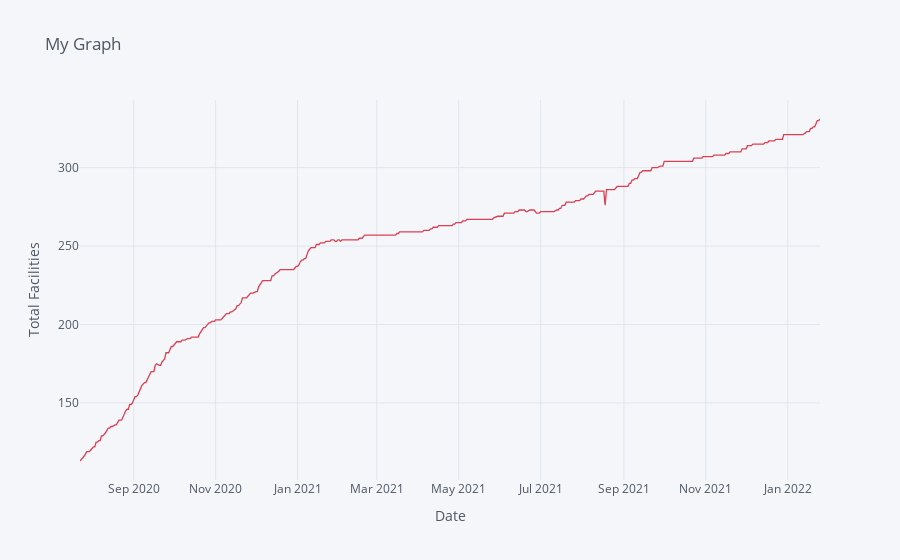

This figure's notebook cell:
### Markdown cell above
Testing Facilities

### Code cell
df.iplot(kind='scatter',x='date',y='testing_facilities',mode='lines',title='My Graph',xTitle='Date',yTitle='Total Facilities',colors='red',size=20)

### Figure 1 — Plotly figure (JSON) as saved in the notebook; plotly's stock layout.template omitted (floating-point values rounded to 4 significant figures; data arrays with more than 128 entries replaced by an {"elided": "..."} marker saying what was removed)
{"data": [{"line": {"color": "rgba(219, 64, 82, 1.0)", "dash": "solid", "shape": "linear", "width": 1.3}, "mode": "lines", "name": "testing_facilities", "text": "", "type": "scatter", "x": {"elided": "513 str values"}, "y": {"elided": "513 int values"}}], "layout": {"legend": {"bgcolor": "#F5F6F9", "font": {"color": "#4D5663"}}, "paper_bgcolor": "#F5F6F9", "plot_bgcolor": "#F5F6F9", "title": {"font": {"color": "#4D5663"}, "text": "My Graph"}, "xaxis": {"gridcolor": "#E1E5ED", "showgrid": true, "tickfont": {"color": "#4D5663"}, "title": {"font": {"color": "#4D5663"}, "text": "Date"}, "zerolinecolor": "#E1E5ED"}, "yaxis": {"gridcolor": "#E1E5ED", "showgrid": true, "tickfont": {"color": "#4D5663"}, "title": {"font": {"color": "#4D5663"}, "text": "Total Facilities"}, "zerolinecolor": "#E1E5ED"}}}
